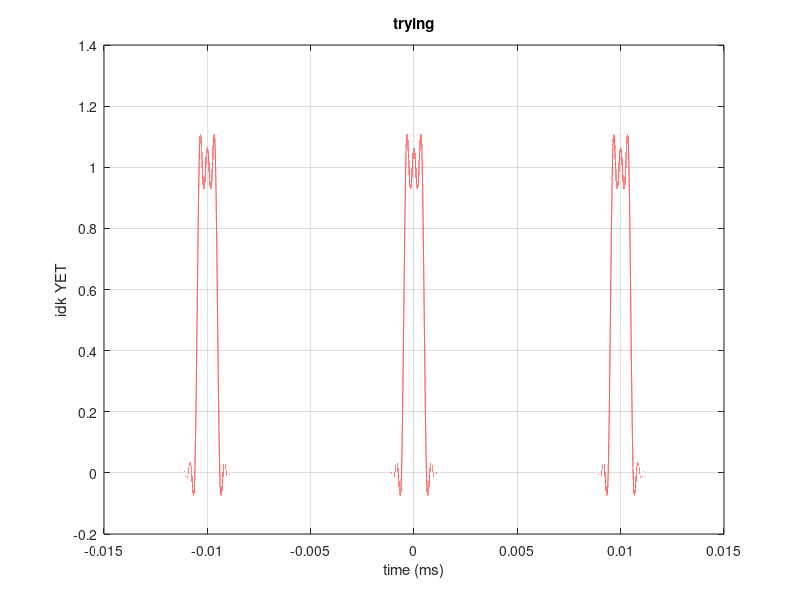

This figure's MATLAB source:
%To clear the whole stuffs, make it new and free
clear
f=100; T0=1/f; fmax=30*f;
Tmin =1/fmax; dt = Tmin/16;
k= (-30:1:30);
%t=(-15:0.001:15)/1000;
t=(-15:dt:15)/1000;

% Initially the sum is intialized
sum =0;




%The for loop coutner
for counter = -30:30
 
%Doing the summation
sum = (sinc(counter/10).*exp(i.*200.*pi.*counter.*t))+ sum;

end

% Getting the real part
y = real(sum/10);
% Plotting the stuffs
plot (t,y,'r');
% Graph specs
xlabel ('time (ms)')
ylabel('idk YET')
title('trying')
grid on
